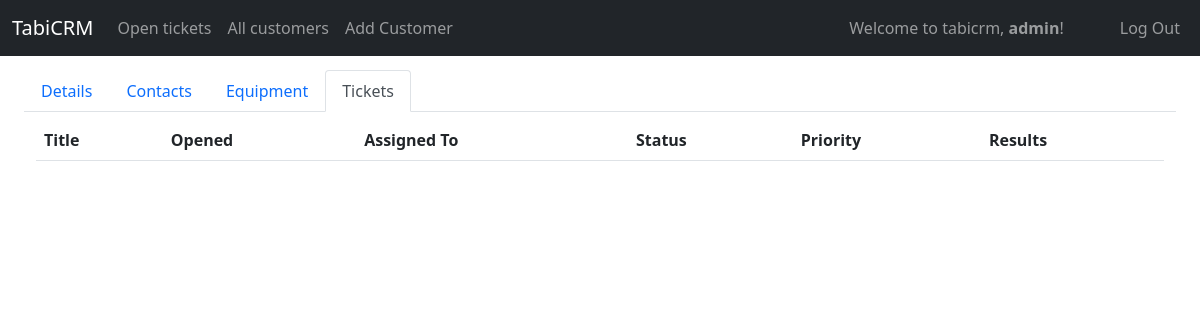
The app's page /display_tickets/1 (signed in), older data.
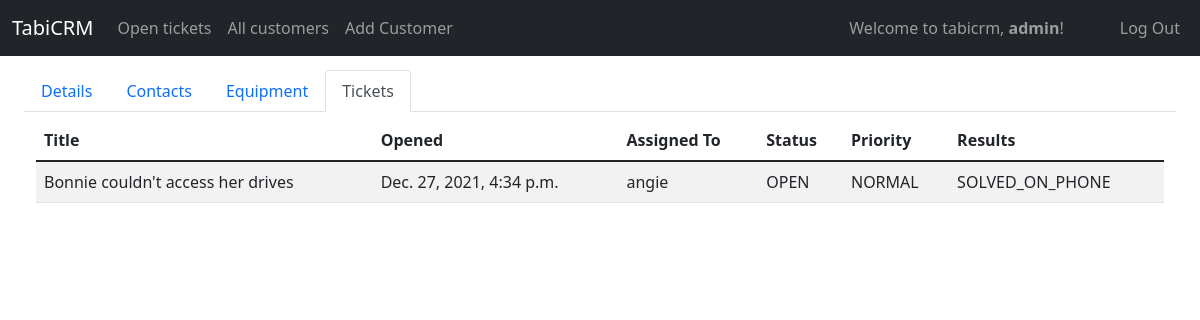
The same page, newer data.
### tabicrm/models.py (models this page shows)
class Ticket(models.Model):
    OPEN='OPEN'
    IN_PROGRESS='In Progres'
    WAITING_ON_CUSTOMER = 'Waiting on customer'
    CLOSED = 'Closed'
    LOW = 'Low'
    NORMAL = 'Normal'
    HIGH = 'High'
    URGENT = 'Urgent'
    SOLVED_ON_PHONE = 'Solved on Phone'
    SERVER_SERVICE = 'Server service'
    ROUTER_SERVICE = 'Router service'
    CONTRACT_SERVICE = 'Contract service'
    NON_CONTRACT_SERVICE = 'Non-contract service'
    STATUS_CHOICES = [
        (OPEN, 'OPEN'),
        (IN_PROGRESS, 'IN PROGRESS'),
        (WAITING_ON_CUSTOMER, 'WAITING ON CUSTOMER'),
        (CLOSED, 'CLOSED')
    ]
    PRIORITY_CHOICES = [
        (LOW, 'LOW'),
        (NORMAL, 'NORMAL'),
        (HIGH, 'HIGH'),
        (URGENT, 'URGENT')
    ]
    RESULTS_CHOICES = [
        (SOLVED_ON_PHONE, 'Solved on phone'),
        (SERVER_SERVICE, 'Server service'),
        (ROUTER_SERVICE, 'Router service'),
        (CONTRACT_SERVICE, 'Contract service'),
        (NON_CONTRACT_SERVICE, 'Non-contract service')
    ]
    id = models.AutoField(primary_key=True)
    customer = models.ForeignKey(Customer, on_delete=CASCADE, related_name="customer_ticket")
    assigned_to = models.ForeignKey(User, on_delete=SET_NULL, related_name="ticket_assignedto", blank=True, null=True)
    title = models.CharField(max_length=255)
    status =  models.CharField(max_length=255, choices=STATUS_CHOICES, default=OPEN)
    priority = models.CharField(max_length=255, choices=PRIORITY_CHOICES, default=NORMAL)
    results = models.CharField(max_length=255, choices=RESULTS_CHOICES, default=SOLVED_ON_PHONE)
    description = models.TextField(blank=True, null=True)
    solution = models.TextField(blank=True, null=True)
    added_by = models.ForeignKey(User, on_delete=SET_NULL, related_name="ticket_addedby", blank=True, null=True)
    updated_by = models.ForeignKey(User, on_delete=SET_NULL, related_name="ticket_updatedon", blank=True, null=True)
    created_on = models.DateTimeField(auto_now_add=True)
    updated_on = models.DateTimeField(auto_now=True)

class User(AbstractUser):
    id = models.AutoField(primary_key=True)
    role = models.CharField(max_length=64)
    title = models.CharField(max_length=64, null=True, blank=True)
    department = models.CharField(max_length=64, null=True, blank=True)
    extension = models.CharField(max_length=64, null=True, blank=True)
    cellphone = models.CharField(max_length=64, null=True, blank=True)
    street = models.CharField(max_length=64, null=True, blank=True)
    city = models.CharField(max_length=64, null=True, blank=True)
    state = models.CharField(max_length=64, null=True, blank=True)
    zip = models.CharField(max_length=64, null=True, blank=True)
    country = models.CharField(max_length=64, null=True, blank=True)

### tabicrm/views/ticket.py (the view)
# urls.py: path("display_tickets/<int:id>", views.display_tickets, name="display_tickets"),
@login_required
def display_tickets(request, id):
    customer = Customer.objects.get(id = id)
    tickets = Ticket.objects.filter(customer = customer)
    return render(request,"tabicrm/full_forms/display_tickets.html", {"tickets": tickets, 'customer': customer, 'cust_tickets': True })

### tabicrm/templates/tabicrm/full_forms/display_tickets.html
{% extends "tabicrm/layout.html" %}
{% load static %}
{% load humanize %}
{% block body %}
<div class="container-fluid mt-2">
    {% include 'tabicrm/customer_nav.html' %}
    <div class="container-fluid mt-2">
        <table class="table table-striped table-responsive" id="ticketsTable">
            <thead class="thead-dark">
                <tr>
                    <th scope="col">Title</th>
                    <th scope="col">Opened</th>
                    <th scope="col">Assigned To</th>
                    <th scope="col">Status</th>
                    <th scope="col">Priority</th>
                    <th scope="col">Results</th>
                </tr>
            </thead>
            <tbody>
                {% for ticket in tickets %}
                <tr class="select-customer" id="{{customer.id}}" onclick="openFirstModal()">
                    <td>{{ticket.title}}</td>
                    <td>{{ticket.created_on}}</td>
                    <td>{{ticket.assigned_to}}</td>
                    <td>{{ticket.status}}</td>
                    <td>{{ticket.priority}}</td>
                    <td>{{ticket.results}}</td>
                </tr>
                {% endfor%}
            </tbody>
        </table>
    </div>
</div>
{% endblock %}

Row changes from the older to the newer data that the page shows:
added Ticket: title "Bonnie couldn't access her drives", created_on "Dec. 27, 2021, 4:34 p.m.", assigned_to "angie", status "OPEN", priority "NORMAL", results "SOLVED_ON_PHONE"
